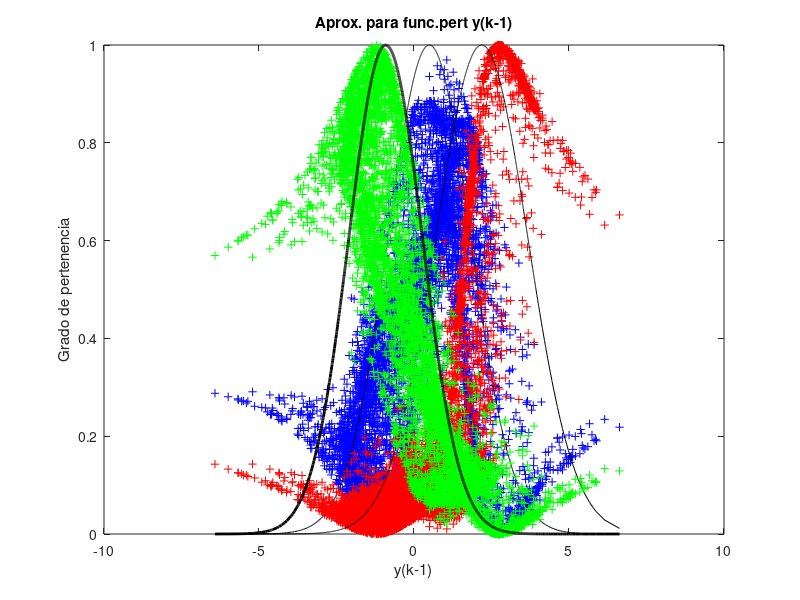

MATLAB code for this plot: (Note: this script raises an error after producing the figure.)
load dataP2
Nmuestras = 10000;
Ntrain = floor(Nmuestras*0.7);

y=Salida(3:Ntrain);
y1=Salida(2:Ntrain-1);
y2=Salida(1:Ntrain-2);
u1=Entrada(2:Ntrain-1);
u2=Entrada(1:Ntrain-2);

data = [y' y1' y2' u1' u2'];
[center,U] = fcm(data,3); % U: conjuntos de pertenencia

%%

plot(data(:,1),U(1,:),'b+',data(:,1),U(2,:),'r+',data(:,1),U(3,:),'k+')
title('Clusters para la salida y(k)')
xlabel('y(k)')
ylabel('Grado de pertenencia')
pause

plot(data(:,2),U(1,:),'b+',data(:,2),U(2,:),'r+',data(:,2),U(3,:),'k+')
title('Clusters para  y(k-1)')
xlabel('y(k-1)')
ylabel('Grado de pertenencia')
pause

plot(data(:,3),U(1,:),'b+',data(:,3),U(2,:),'r+',data(:,3),U(3,:),'k+')
title('Clusters para y(k-2)')
xlabel('y(k-2)')
ylabel('Grado de pertenencia')
pause

plot(data(:,4),U(1,:),'b+',data(:,4),U(2,:),'r+',data(:,4),U(3,:),'k+')
title('Clusters para u(k-1)')
xlabel('u(k-1)')
ylabel('Grado de pertenencia')
pause

plot(data(:,5),U(1,:),'b+',data(:,5),U(2,:),'r+',data(:,5),U(3,:),'k+')
title('Clusters para u(k-2)')
xlabel('u(k-2)')
ylabel('Grado de pertenencia')
pause

%%  ajustamos gaussianas a lo observado (aprox) -> esto es para las premisas
% y(k-1)
[x, idx] = sort(data(:,2));

sum1 = sum(U(1,:));
sum2 = sum(U(2,:));
sum3 = sum(U(3,:));

med_y1_1 = dot(y1, U(1,:))/sum1;
med_y1_2 = dot(y1, U(2,:))/sum2;
med_y1_3 = dot(y1, U(3,:))/sum3;

var_y1_1 = dot(y1.^2, U(1,:))/sum1 - med_y1_1^2;
var_y1_2 = dot(y1.^2, U(2,:))/sum2 - med_y1_2^2;
var_y1_3 = dot(y1.^2, U(3,:))/sum3 - med_y1_3^2;

gauss_y1_1 = gaussmf(x,[sqrt(var_y1_1) med_y1_1]);
gauss_y1_2 = gaussmf(x,[sqrt(var_y1_2) med_y1_2]);
gauss_y1_3 = gaussmf(x,[sqrt(var_y1_3) med_y1_3]);

plot(x,(U(1,idx))','b+',x,gauss_y1_1,'k-', x,(U(2,idx))','r+',x,gauss_y1_2,'k-',x,(U(3,idx))','g+',x,gauss_y1_3,'k-','LineWidth', 2.0);
title('Aprox. para func.pert y(k-1)')
xlabel('y(k-1)')
ylabel('Grado de pertenencia')


%%
% y(k-2)
[x, idx] = sort(data(:,3));
med_y2_1 = dot(y2, U(1,:))/sum1;
med_y2_2 = dot(y2, U(2,:))/sum2;
med_y2_3 = dot(y2, U(3,:))/sum3;

var_y2_1 = dot(y2.^2, U(1,:))/sum1 - med_y2_1^2;
var_y2_2 = dot(y2.^2, U(2,:))/sum2 - med_y2_2^2;
var_y2_3 = dot(y2.^2, U(3,:))/sum3 - med_y2_3^2;

gauss_y2_1 = gaussmf(x,[sqrt(var_y2_1) med_y2_1]);
gauss_y2_2 = gaussmf(x,[sqrt(var_y2_2) med_y2_2]);
gauss_y2_3 = gaussmf(x,[sqrt(var_y2_3) med_y2_3]);

plot(x,(U(1,idx))','b+',x,gauss_y2_1,'k-', x,(U(2,idx))','r+',x,gauss_y2_2,'k-',x,(U(3,idx))','g+',x,gauss_y2_3,'k-','LineWidth', 2.0);
title('Aprox. para func.pert y(k-2)')
xlabel('y(k-2)')
ylabel('Grado de pertenencia')

%%
% u(k-1)
[x, idx] = sort(data(:,4));

med_u1_1 = dot(u1, U(1,:))/sum1;
med_u1_2 = dot(u1, U(2,:))/sum2;
med_u1_3 = dot(u1, U(3,:))/sum3;

var_u1_1 = dot(u1.^2, U(1,:))/sum1 - med_u1_1^2;
var_u1_2 = dot(u1.^2, U(2,:))/sum2 - med_u1_2^2;
var_u1_3 = dot(u1.^2, U(3,:))/sum3 - med_u1_3^2;

gauss_u1_1 = gaussmf(x,[sqrt(var_u1_1) med_u1_1]);
gauss_u1_2 = gaussmf(x,[sqrt(var_u1_2) med_u1_2]);
gauss_u1_3 = gaussmf(x,[sqrt(var_u1_3) med_u1_3]);


plot(x,(U(1,idx))','b+',x,gauss_u1_1,'k-',x,(U(2,idx))','r+',x,gauss_u1_2,'k-',x,(U(3,idx))','g+',x,gauss_u1_3,'k-', 'LineWidth', 2.0);
title('Aprox. para func.pert u(k-1)')
xlabel('u(k-1)')
ylabel('Grado de pertenencia')


%%
% u(k-2)
[x, idx] = sort(data(:,5));

med_u2_1 = dot(u2, U(1,:))/sum1;
med_u2_2 = dot(u2, U(2,:))/sum2;
med_u2_3 = dot(u2, U(3,:))/sum3;

var_u2_1 = dot(u2.^2, U(1,:))/sum1 - med_u2_1^2;
var_u2_2 = dot(u2.^2, U(2,:))/sum2 - med_u2_2^2;
var_u2_3 = dot(u2.^2, U(3,:))/sum3 - med_u2_3^2;

gauss_u2_1 = gaussmf(x,[sqrt(var_u2_1) med_u2_1]);
gauss_u2_2 = gaussmf(x,[sqrt(var_u2_2) med_u2_2]);
gauss_u2_3 = gaussmf(x,[sqrt(var_u2_3) med_u2_3]);

plot(x,(U(1,idx))','b+',x,gauss_u2_1,'k-',x,(U(2,idx))','r+',x,gauss_u2_2,'k-', x,(U(3,idx))','g+',x,gauss_u2_3,'k-','LineWidth', 2.0);
title('Aprox. para func.pert u(k-2)')
xlabel('u(k-2)')
ylabel('Grado de pertenencia')


%% construimos matriz MU para usarla despues

MU = [med_y1_1, med_y2_2, med_u1_1, med_u2_1; ...
      med_y1_2, med_y2_2, med_u1_2, med_u2_2; ...
      med_y1_3, med_y2_3, med_u1_3, med_u2_3; ...
      sqrt(var_y1_1), sqrt(var_y2_1), sqrt(var_u1_1), sqrt(var_u2_1); ...
      sqrt(var_y1_2), sqrt(var_y2_2), sqrt(var_u1_2), sqrt(var_u2_2); ...
      sqrt(var_y1_3), sqrt(var_y2_3), sqrt(var_u1_3), sqrt(var_u2_3)];